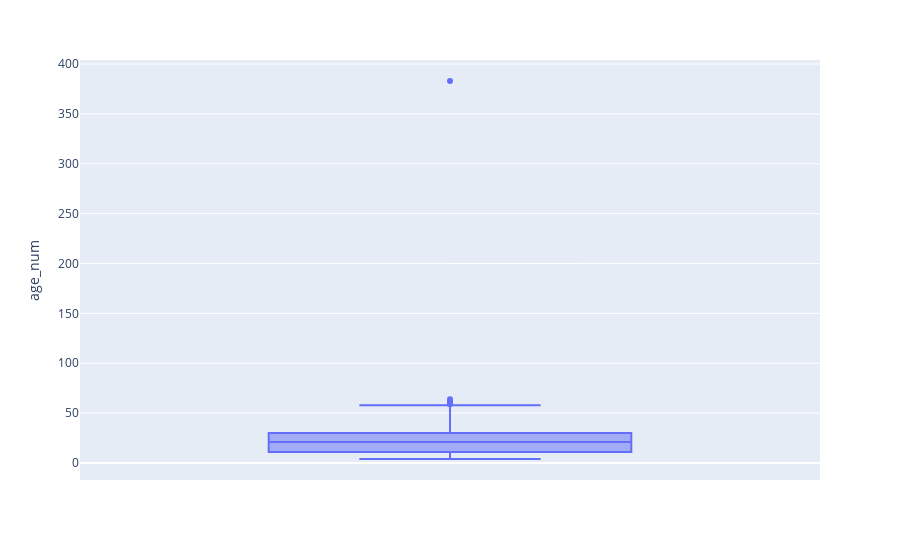

Notebook code cell kept with this figure:
### Code cell
#tengo un error en age_number, no tiene sentido un max de 383 años. Hago un boxplot para localizar el error  
#en esta variable. 

fig = px.box(raw_data, y="age_num")
fig.show()
#parece que sólo tengo un error. Sustituyo ese valor por la media de su rango.

### Figure 1 — Plotly figure (JSON) as saved in the notebook; plotly's stock layout.template omitted (floating-point values rounded to 4 significant figures; data arrays with more than 128 entries replaced by an {"elided": "..."} marker saying what was removed)
{"data": [{"alignmentgroup": "True", "hovertemplate": "age_num=%{y}<extra></extra>", "legendgroup": "", "marker": {"color": "#636efa"}, "name": "", "notched": false, "offsetgroup": "", "orientation": "v", "showlegend": false, "type": "box", "x0": " ", "xaxis": "x", "y": {"elided": "1100 int values"}, "y0": " ", "yaxis": "y"}], "layout": {"boxmode": "group", "legend": {"tracegroupgap": 0}, "margin": {"t": 60}, "xaxis": {"anchor": "y", "domain": [0, 1]}, "yaxis": {"anchor": "x", "domain": [0, 1], "title": {"text": "age_num"}}}}
